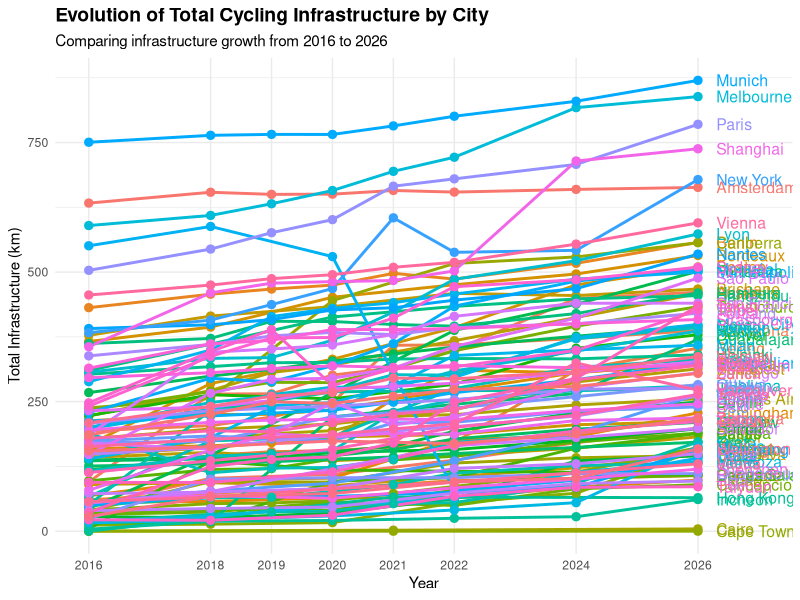

This chart was generated by the following R code:
# Load required packages
library(tidyverse)
library(ggplot2)

final_city_estimations <- read.csv("data/pipeline/final_city_estimations.csv")

unique(final_city_estimations$city)
length(unique(final_city_estimations$city)) - 5 #cairo, cape town, lisbon, munich, hong kong

summary(final_city_estimations$processing_time_minutes[final_city_estimations$processing_time_minutes > 10], na.rm = TRUE)
# Min. 1st Qu.  Median    Mean 3rd Qu.    Max.    NA's 
#   10.53   15.29   18.17   19.64   22.67   37.81     204 
summary(final_city_estimations$total_ci_m)
# Min. 1st Qu.  Median    Mean 3rd Qu.    Max. 
# 0  179087  280806  302886  398848  838957 

# 1. Prepare the data
plot_data <- final_city_estimations |>
  filter(lts == 1) |> 
  # Group by city and year to handle the multiple LTS rows
  group_by(city, year) |>
  # Take the first value of total_ci_m (or max/mean, since it's likely duplicated) 
  # and convert meters to kilometers
  summarise(total_ci_km = max(total_ci_m, na.rm = TRUE) / 1000, .groups = "drop")

plot_data_wide = plot_data |> 
  pivot_wider(id_cols= city, names_from = year, values_from=total_ci_km)

# 2. Create the plot
ggplot(plot_data, aes(x = year, y = total_ci_km, color = city, group = city)) +
  geom_line(linewidth = 1) +      # Draw the trend lines
  geom_point(size = 2.5) +        # Add markers for the specific years
  geom_text(
    data = plot_data |> filter(year == 2026), # Only label the 2026 points
    aes(label = city), 
    hjust = 0,         # Left-align the text so it starts directly at the point
    nudge_x = 0.3,     # Push the text slightly to the right so it doesn't overlap the dot
    size = 4         
    # fontface = "bold"
  ) +
  # Force the X-axis to only show the specific years in your dataset
  scale_x_continuous(breaks = c(2016, 2018, 2019, 2020, 2021, 2022, 2024, 2026),
                     limits = c(2016, 2027)) + 
  theme_minimal() +
  labs(
    title = "Evolution of Total Cycling Infrastructure by City",
    subtitle = "Comparing infrastructure growth from 2016 to 2026",
    x = "Year",
    y = "Total Infrastructure (km)",
    color = "City"
  ) +
  theme(
    plot.title = element_text(face = "bold", size = 14),
    panel.grid.minor.x = element_blank(), # Keep the background clean
    legend.position = "none" # You can change this to "bottom" if you have many cities
  ) 
